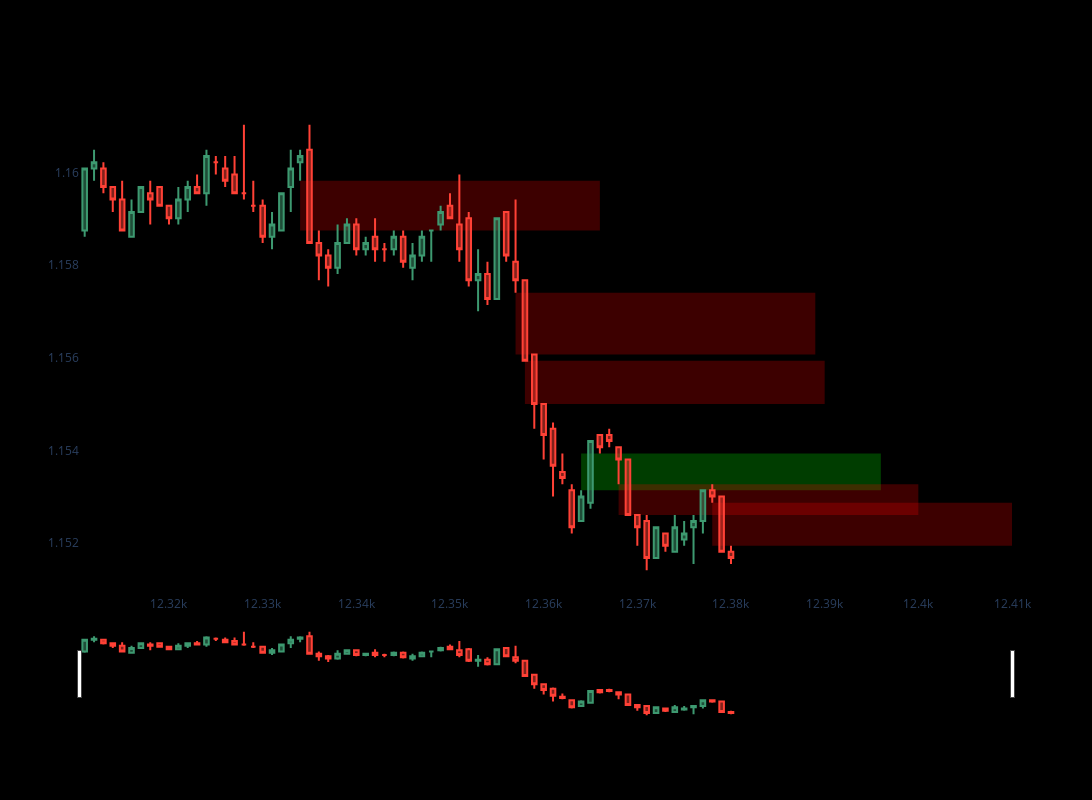

Source (notebook cell):
### Markdown cell above
1HR CHART

### Code cell
data_1hour.rename(columns={'Date': 'Gmt time'}, inplace=True)


try:
    my_data = data_1hour[['Datetime', 'Open',
                          'High', 'Low', 'Close', 'Volume']]
except:
    my_data = data_1hour[['Gmt time', 'Open',
                          'High', 'Low', 'Close', 'Volume']]


data_1hour = flatten_yf_columns(my_data)
data_1hour


data_1hour['FVG'] = detect_fvg(data_1hour, 14, 1.5, 0.2)

data_1hour.tail(20)


dfpl = data_1hour.tail(70)

# Create the figure
fig = go.Figure()

# Add candlestick chart
fig.add_trace(go.Candlestick(
    x=dfpl.index,
    open=dfpl["Open"],
    high=dfpl["High"],
    low=dfpl["Low"],
    close=dfpl["Close"],
    name="Candles"
))

# Add FVG zones
for _, row in dfpl.iterrows():
    if isinstance(row["FVG"], tuple):
        fvg_type, start, end, index = row["FVG"]
        print('FVG LEVEL *****', row["FVG"])
        color = "rgba(0,255,0,0.3)" if fvg_type == "bullish" else "rgba(255,0,0,0.3)"
        fig.add_shape(
            type="rect",
            x0=index - 2,
            x1=index + 30,
            y0=start,
            y1=end,
            fillcolor=color,
            opacity=0.8,
            layer="below",
            line=dict(width=0),
        )

# Show the chart
fig.update_layout(width=1200, height=800,
                  xaxis=dict(showgrid=False),
                  yaxis=dict(showgrid=False),
                  plot_bgcolor='black',
                  paper_bgcolor='black')
fig.show()

### Figure 1 — Plotly figure (JSON) as saved in the notebook; plotly's stock layout.template omitted (floating-point values rounded to 4 significant figures)
{"data": [{"close": [1.16, 1.16, 1.16, 1.159, 1.159, 1.159, 1.16, 1.159, 1.159, 1.159, 1.159, 1.16, 1.16, 1.16, 1.16, 1.16, 1.16, 1.16, 1.159, 1.159, 1.159, 1.16, 1.16, 1.16, 1.158, 1.158, 1.158, 1.158, 1.159, 1.158, 1.158, 1.158, 1.158, 1.159, 1.158, 1.158, 1.159, 1.159, 1.159, 1.159, 1.158, 1.158, 1.158, 1.157, 1.159, 1.158, 1.158, 1.156, 1.155, 1.154, 1.154, 1.153, 1.152, 1.153, 1.154, 1.154, 1.154, 1.154, 1.153, 1.152, 1.152, 1.152, 1.152, 1.152, 1.152, 1.152, 1.153, 1.153, 1.152, 1.152], "high": [1.16, 1.16, 1.16, 1.16, 1.16, 1.159, 1.16, 1.16, 1.16, 1.159, 1.16, 1.16, 1.16, 1.16, 1.16, 1.16, 1.16, 1.161, 1.16, 1.159, 1.159, 1.16, 1.16, 1.16, 1.161, 1.159, 1.158, 1.159, 1.159, 1.159, 1.159, 1.159, 1.158, 1.159, 1.159, 1.158, 1.159, 1.159, 1.159, 1.16, 1.16, 1.159, 1.158, 1.158, 1.159, 1.159, 1.159, 1.158, 1.156, 1.155, 1.155, 1.154, 1.153, 1.153, 1.154, 1.154, 1.154, 1.154, 1.154, 1.153, 1.153, 1.152, 1.152, 1.153, 1.152, 1.153, 1.153, 1.153, 1.153, 1.152], "low": [1.159, 1.16, 1.16, 1.159, 1.159, 1.159, 1.159, 1.159, 1.159, 1.159, 1.159, 1.159, 1.16, 1.159, 1.16, 1.16, 1.16, 1.159, 1.159, 1.158, 1.158, 1.159, 1.159, 1.16, 1.158, 1.158, 1.158, 1.158, 1.158, 1.158, 1.158, 1.158, 1.158, 1.158, 1.158, 1.158, 1.158, 1.158, 1.159, 1.159, 1.158, 1.158, 1.157, 1.157, 1.157, 1.158, 1.157, 1.156, 1.154, 1.154, 1.153, 1.153, 1.152, 1.152, 1.153, 1.154, 1.154, 1.153, 1.153, 1.152, 1.151, 1.152, 1.152, 1.152, 1.152, 1.152, 1.152, 1.153, 1.152, 1.152], "name": "Candles", "open": [1.159, 1.16, 1.16, 1.16, 1.159, 1.159, 1.159, 1.16, 1.16, 1.159, 1.159, 1.159, 1.16, 1.16, 1.16, 1.16, 1.16, 1.16, 1.159, 1.159, 1.159, 1.159, 1.16, 1.16, 1.16, 1.158, 1.158, 1.158, 1.158, 1.159, 1.158, 1.159, 1.158, 1.158, 1.159, 1.158, 1.158, 1.159, 1.159, 1.159, 1.159, 1.159, 1.158, 1.158, 1.157, 1.159, 1.158, 1.158, 1.156, 1.155, 1.154, 1.154, 1.153, 1.152, 1.153, 1.154, 1.154, 1.154, 1.154, 1.153, 1.152, 1.152, 1.152, 1.152, 1.152, 1.152, 1.152, 1.153, 1.153, 1.152], "type": "candlestick", "x": [12311, 12312, 12313, 12314, 12315, 12316, 12317, 12318, 12319, 12320, 12321, 12322, 12323, 12324, 12325, 12326, 12327, 12328, 12329, 12330, 12331, 12332, 12333, 12334, 12335, 12336, 12337, 12338, 12339, 12340, 12341, 12342, 12343, 12344, 12345, 12346, 12347, 12348, 12349, 12350, 12351, 12352, 12353, 12354, 12355, 12356, 12357, 12358, 12359, 12360, 12361, 12362, 12363, 12364, 12365, 12366, 12367, 12368, 12369, 12370, 12371, 12372, 12373, 12374, 12375, 12376, 12377, 12378, 12379, 12380]}], "layout": {"height": 800, "paper_bgcolor": "black", "plot_bgcolor": "black", "shapes": [{"fillcolor": "rgba(255,0,0,0.3)", "layer": "below", "line": {"width": 0}, "opacity": 0.8, "type": "rect", "x0": 12334, "x1": 12366, "y0": 1.16, "y1": 1.159}, {"fillcolor": "rgba(255,0,0,0.3)", "layer": "below", "line": {"width": 0}, "opacity": 0.8, "type": "rect", "x0": 12357, "x1": 12389, "y0": 1.157, "y1": 1.156}, {"fillcolor": "rgba(255,0,0,0.3)", "layer": "below", "line": {"width": 0}, "opacity": 0.8, "type": "rect", "x0": 12358, "x1": 12390, "y0": 1.156, "y1": 1.155}, {"fillcolor": "rgba(0,255,0,0.3)", "layer": "below", "line": {"width": 0}, "opacity": 0.8, "type": "rect", "x0": 12364, "x1": 12396, "y0": 1.153, "y1": 1.154}, {"fillcolor": "rgba(255,0,0,0.3)", "layer": "below", "line": {"width": 0}, "opacity": 0.8, "type": "rect", "x0": 12368, "x1": 12400, "y0": 1.153, "y1": 1.153}, {"fillcolor": "rgba(255,0,0,0.3)", "layer": "below", "line": {"width": 0}, "opacity": 0.8, "type": "rect", "x0": 12378, "x1": 12410, "y0": 1.153, "y1": 1.152}], "width": 1200, "xaxis": {"showgrid": false}, "yaxis": {"showgrid": false}}}
